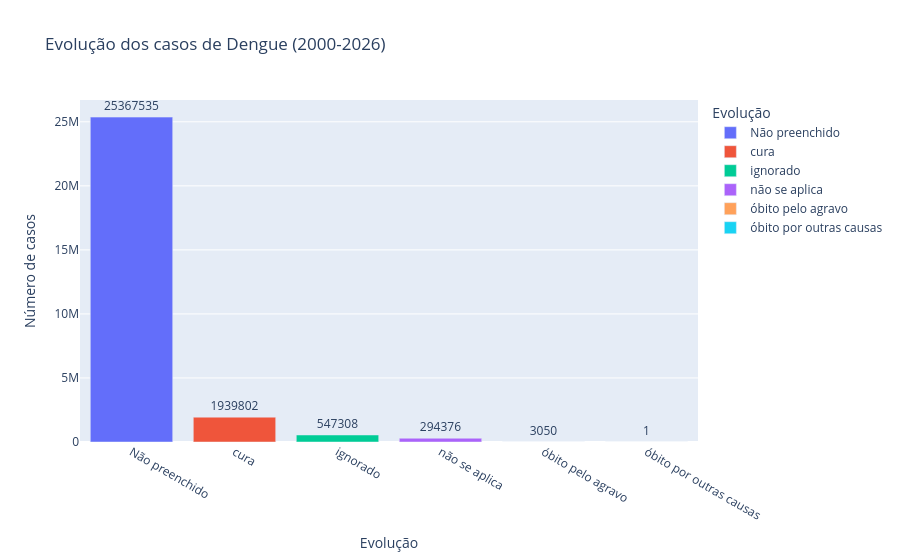

Here is the notebook cell this chart was saved with:
### Code cell
# Contagem dos resultados
evolucao_counts = (
    df_evolucao["CON_EVOLUC"]
    .value_counts()
    .reset_index()
)

evolucao_counts.columns = ["Evolução", "Contagem"]

fig = px.bar(
    evolucao_counts,
    x="Evolução",
    y="Contagem",
    text="Contagem",
    title="Evolução dos casos de Dengue (2000-2026)",
    labels={
        "Contagem": "Número de casos",
        "Evolução": "Evolução"
    },
    color="Evolução"
)

fig.update_traces(textposition="outside")

fig.show()

### Figure 1 — Plotly figure (JSON) as saved in the notebook; plotly's stock layout.template omitted (floating-point values rounded to 4 significant figures)
{"data": [{"hovertemplate": "Evolução=%{x}<br>Número de casos=%{text}<extra></extra>", "legendgroup": "Não preenchido", "marker": {"color": "#636efa", "pattern": {"shape": ""}}, "name": "Não preenchido", "orientation": "v", "showlegend": true, "text": [25370000.0], "textposition": "outside", "type": "bar", "x": ["Não preenchido"], "xaxis": "x", "y": [25367535], "yaxis": "y"}, {"hovertemplate": "Evolução=%{x}<br>Número de casos=%{text}<extra></extra>", "legendgroup": "cura", "marker": {"color": "#EF553B", "pattern": {"shape": ""}}, "name": "cura", "orientation": "v", "showlegend": true, "text": [1940000.0], "textposition": "outside", "type": "bar", "x": ["cura"], "xaxis": "x", "y": [1939802], "yaxis": "y"}, {"hovertemplate": "Evolução=%{x}<br>Número de casos=%{text}<extra></extra>", "legendgroup": "ignorado", "marker": {"color": "#00cc96", "pattern": {"shape": ""}}, "name": "ignorado", "orientation": "v", "showlegend": true, "text": [547300.0], "textposition": "outside", "type": "bar", "x": ["ignorado"], "xaxis": "x", "y": [547308], "yaxis": "y"}, {"hovertemplate": "Evolução=%{x}<br>Número de casos=%{text}<extra></extra>", "legendgroup": "não se aplica", "marker": {"color": "#ab63fa", "pattern": {"shape": ""}}, "name": "não se aplica", "orientation": "v", "showlegend": true, "text": [294400.0], "textposition": "outside", "type": "bar", "x": ["não se aplica"], "xaxis": "x", "y": [294376], "yaxis": "y"}, {"hovertemplate": "Evolução=%{x}<br>Número de casos=%{text}<extra></extra>", "legendgroup": "óbito pelo agravo", "marker": {"color": "#FFA15A", "pattern": {"shape": ""}}, "name": "óbito pelo agravo", "orientation": "v", "showlegend": true, "text": [3050.0], "textposition": "outside", "type": "bar", "x": ["óbito pelo agravo"], "xaxis": "x", "y": [3050], "yaxis": "y"}, {"hovertemplate": "Evolução=%{x}<br>Número de casos=%{text}<extra></extra>", "legendgroup": "óbito por outras causas", "marker": {"color": "#19d3f3", "pattern": {"shape": ""}}, "name": "óbito por outras causas", "orientation": "v", "showlegend": true, "text": [1.0], "textposition": "outside", "type": "bar", "x": ["óbito por outras causas"], "xaxis": "x", "y": [1], "yaxis": "y"}], "layout": {"barmode": "relative", "legend": {"title": {"text": "Evolução"}, "tracegroupgap": 0}, "title": {"text": "Evolução dos casos de Dengue (2000-2026)"}, "xaxis": {"anchor": "y", "categoryarray": ["Não preenchido", "cura", "ignorado", "não se aplica", "óbito pelo agravo", "óbito por outras causas"], "categoryorder": "array", "domain": [0, 1], "title": {"text": "Evolução"}}, "yaxis": {"anchor": "x", "domain": [0, 1], "title": {"text": "Número de casos"}}}}
